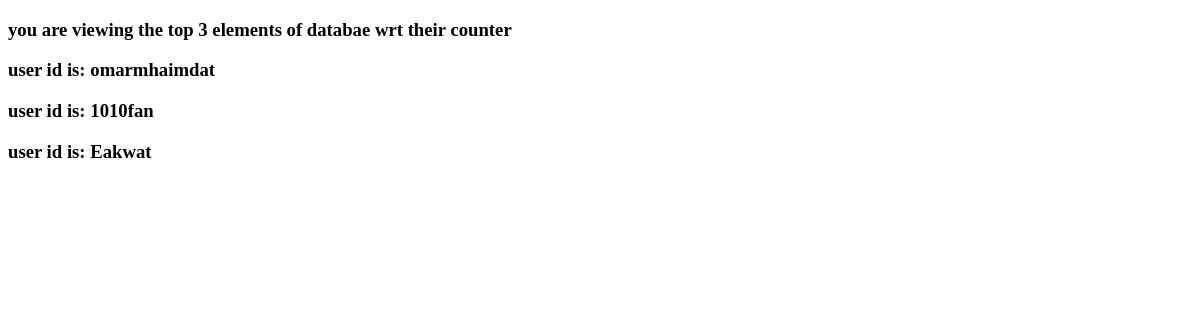
Before: /home/top3/ with the older database file.
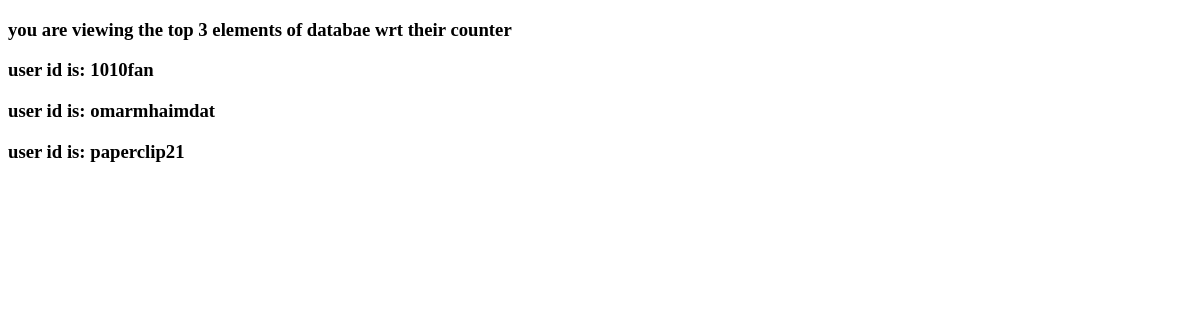
After: the same page with the newer database file.
### home1/models.py (models this page shows)
class details(models.Model)  :
    Username = models.CharField(max_length=122)
    Userid = models.IntegerField()
    Counter = models.IntegerField(default= 0)
    def __str__(self):
        return self.Username

### home1/views.py (the view)
# urls.py: path('top3/', views.top_3 , name= "task_4_top_3")
def top_3(request):
    x= { }
    users= details.objects.all().order_by('-Counter')
    print(users)
    for i in users:
        C_ount=details.objects.get(Username= i.Username)
        x[i.Username] = C_ount.Counter
    print(x)
    context={
        'variable1':users[0],
        'variable2' :users[1],
        'variable3':users[2]
        }
    return render(request, 'top3.html', context)

### templates/top3.html (shortened to what this page needs)
<!DOCTYPE html>
<html>
    <body>
        <h3>you are viewing the top 3 elements of databae wrt their counter
        <div>
            <p>user id is: <b>{{ variable1 }}</b></p>
            <p>user id is: <b>{{ variable2 }}</b></p>
            <p>user id is: <b>{{ variable3 }}</b></p>
        </div>
    </body>
</html>

Changed rows visible on the page:
no longer on this page (row unchanged): details: Username "Eakwat"
now on this page (row edited): details: Username "paperclip21"
Other visible differences:
{{ variable1 }}: "omarmhaimdat" → "1010fan"
{{ variable2 }}: "1010fan" → "omarmhaimdat"
